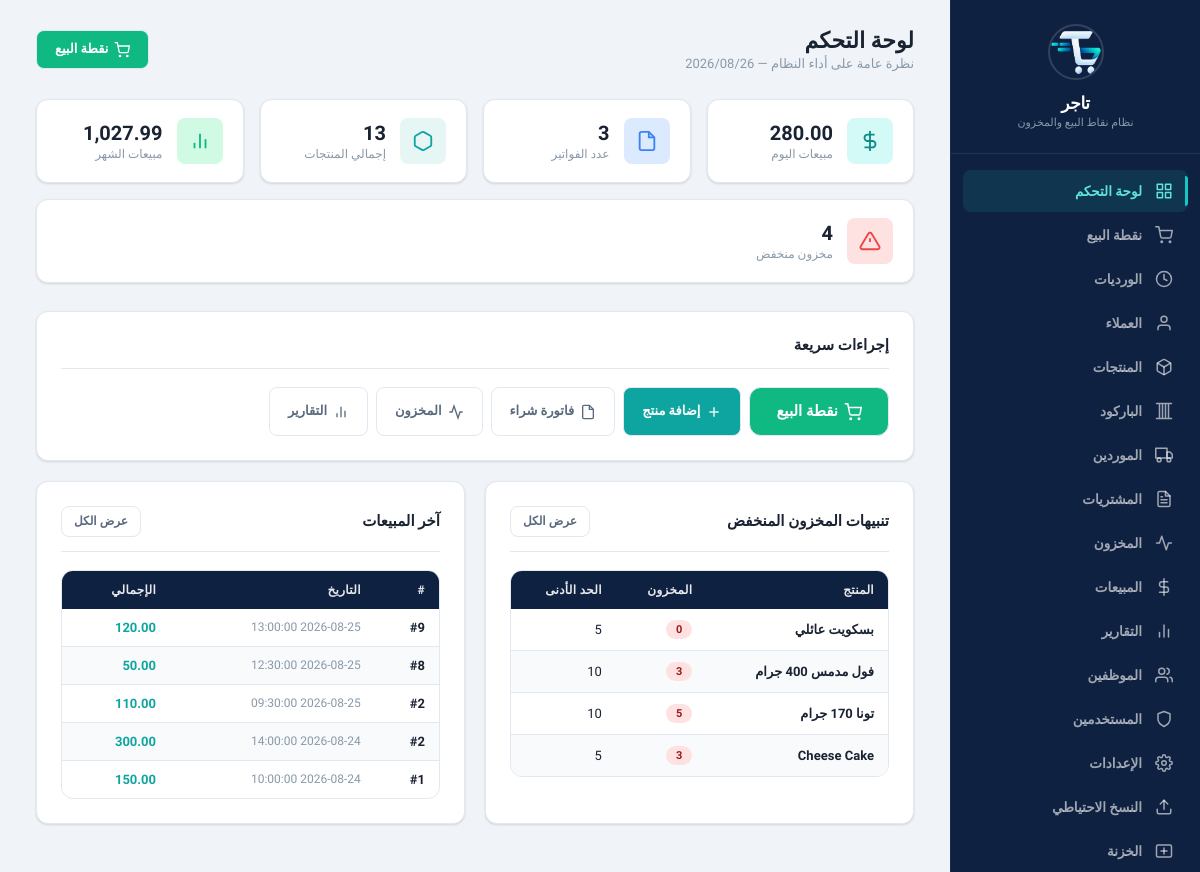
Page /?page=dashboard (signed in) on the committed database.
### tables this page shows
CREATE TABLE products (
    id INTEGER PRIMARY KEY AUTOINCREMENT,
    name TEXT NOT NULL,
    barcode TEXT DEFAULT NULL,
    plu_code TEXT DEFAULT NULL,
    type TEXT NOT NULL DEFAULT 'unit' CHECK(type IN ('unit', 'pack', 'weight')),
    purchase_price REAL NOT NULL DEFAULT 0,
    sale_price_unit REAL NOT NULL DEFAULT 0,
    sale_price_pack REAL DEFAULT NULL,
    pack_quantity INTEGER DEFAULT NULL,
    stock_quantity REAL NOT NULL DEFAULT 0,
    min_stock REAL NOT NULL DEFAULT 0,
    category TEXT DEFAULT NULL,
    notes TEXT DEFAULT NULL,
    is_active INTEGER NOT NULL DEFAULT 1,
    created_at TEXT NOT NULL DEFAULT (datetime('now', 'localtime')),
    updated_at TEXT NOT NULL DEFAULT (datetime('now', 'localtime'))
, pack_type TEXT DEFAULT 'كرتونة', pack_unit_quantity INTEGER DEFAULT NULL, pack_purchase_price REAL DEFAULT NULL, pack_sale_price REAL DEFAULT NULL, barcode2 TEXT DEFAULT NULL, barcode3 TEXT DEFAULT NULL);

CREATE TABLE sales (
    id INTEGER PRIMARY KEY AUTOINCREMENT,
    sale_number INTEGER DEFAULT NULL,
    datetime TEXT NOT NULL DEFAULT (datetime('now', 'localtime')),
    subtotal REAL NOT NULL DEFAULT 0,
    discount REAL NOT NULL DEFAULT 0,
    total REAL NOT NULL DEFAULT 0,
    payment_method TEXT NOT NULL DEFAULT 'cash' CHECK(payment_method IN ('cash', 'card', 'other')),
    notes TEXT DEFAULT NULL,
    created_at TEXT NOT NULL DEFAULT (datetime('now', 'localtime'))
, type TEXT DEFAULT 'sale', status TEXT DEFAULT 'completed', parent_sale_id INTEGER DEFAULT NULL, customer_id INTEGER DEFAULT NULL, shift_id INTEGER DEFAULT NULL);

### www/app/controllers/DashboardController.php (called while the page is built)
<?php
class DashboardController {
    private $reportService;
    public function __construct() {
        $this->reportService = new ReportService();
    }
    public function index() {
        $summary = $this->reportService->dashboardSummary();
        $lowStock = $this->reportService->lowStock();
        $recentSales = (new SaleRepository())->getAll('', '', 5, 'sale', 'active');
        include APP_PATH . '/views/layout/header.php';
        include APP_PATH . '/views/dashboard/index.php';
        include APP_PATH . '/views/layout/footer.php';
    }
}

### www/app/config/database.php (called while the page is built, shortened)
<?php
class Database {
    private static $instance = null;
    private $pdo;
    private function __construct() {
        $this->dbPath = __DIR__ . '/../../data/pos_system.db';
        try {
            $this->pdo = new PDO('sqlite:' . $this->dbPath);
            $this->pdo->setAttribute(PDO::ATTR_ERRMODE, PDO::ERRMODE_EXCEPTION);
            $this->pdo->setAttribute(PDO::ATTR_DEFAULT_FETCH_MODE, PDO::FETCH_ASSOC);
            $this->pdo->exec('PRAGMA journal_mode = WAL');
            $this->pdo->exec('PRAGMA foreign_keys = ON');
            $this->pdo->exec('PRAGMA busy_timeout = 5000');
            $this->pdo->exec('PRAGMA synchronous = NORMAL');
            $this->pdo->exec('PRAGMA cache_size = -8000');
            $this->pdo->exec('PRAGMA temp_store = MEMORY');
        } catch (PDOException $e) {
            die('Database connection failed: ' . $e->getMessage());
        }
    }
    public static function getInstance() {
        if (self::$instance === null) {
            self::$instance = new self();
        }
        return self::$instance;
    }
    public function getConnection() {
        return $this->pdo;
    }
    public function migrate() {
        $this->pdo->exec(
            "CREATE TABLE IF NOT EXISTS migrations (
                id INTEGER PRIMARY KEY AUTOINCREMENT,
                filename TEXT NOT NULL UNIQUE,
                applied_at TEXT NOT NULL DEFAULT (datetime('now', 'localtime'))
            )"
        );
    }
}

### www/app/services/ReportService.php (called while the page is built, shortened)
<?php
class ReportService {
    private $db;
    public function __construct() {
        $this->db = Database::getInstance()->getConnection();
    }
    public function lowStock() {
        $stmt = $this->db->prepare(
            "SELECT * FROM products
             WHERE is_active = 1 AND stock_quantity <= min_stock AND min_stock > 0
             ORDER BY (stock_quantity / CASE WHEN min_stock > 0 THEN min_stock ELSE 1 END) ASC"
        );
        $stmt->execute();
        return $stmt->fetchAll();
    }
    public function dashboardSummary() {
        $todayStmt = $this->db->prepare(
            "SELECT COUNT(*) as sales_count, COALESCE(SUM(total), 0) as sales_total
             FROM sales
             WHERE date(datetime) = date('now', 'localtime')
               AND status != 'voided'
               AND type = 'sale'"
        );
        $todayStmt->execute();
        $today = $todayStmt->fetch();
        $prodStmt = $this->db->prepare("SELECT COUNT(*) FROM products WHERE is_active = 1");
        $prodStmt->execute();
        $productCount = $prodStmt->fetchColumn();
        $lowStmt = $this->db->prepare(
            "SELECT COUNT(*) FROM products WHERE is_active = 1 AND stock_quantity <= min_stock AND min_stock > 0"
        );
        $lowStmt->execute();
        $lowStockCount = $lowStmt->fetchColumn();
        $monthStmt = $this->db->prepare(
            "SELECT COALESCE(SUM(total), 0) as total FROM sales
             WHERE strftime('%Y-%m', datetime) = strftime('%Y-%m', 'now', 'localtime')
               AND status != 'voided'
               AND type = 'sale'"
        );
        $monthStmt->execute();
        $monthTotal = $monthStmt->fetchColumn();
        return [
            'today_sales_count' => $today['sales_count'],
            'today_sales_total' => $today['sales_total'],
            'product_count' => $productCount,
            'low_stock_count' => $lowStockCount,
            'month_total' => $monthTotal,
        ];
    }
}

### www/app/repositories/SaleRepository.php (called while the page is built, shortened)
<?php
class SaleRepository {
    private $db;
    public function __construct() {
        $this->db = Database::getInstance()->getConnection();
    }
    public function getAll($dateFrom = '', $dateTo = '', $limit = 500, $type = '', $status = '') {
        $sql = "SELECT * FROM sales WHERE 1=1";
        $params = [];
        if ($type !== '') {
            $sql .= " AND type = :type";
            $params[':type'] = $type;
        }
        if ($status === 'active') {
            $sql .= " AND status != 'voided'";
        } elseif ($status !== '') {
            $sql .= " AND status = :status";
            $params[':status'] = $status;
        }
        $sql .= " ORDER BY datetime DESC LIMIT :limit";
        $stmt = $this->db->prepare($sql);
        foreach ($params as $key => $val) {
            $stmt->bindValue($key, $val);
        }
        $stmt->bindValue(':limit', $limit, PDO::PARAM_INT);
        $stmt->execute();
        return $stmt->fetchAll();
    }
}

### www/app/views/dashboard/index.php (the view)
<div class="page-header">
    <div>
        <h1>لوحة التحكم</h1>
        <p class="subtitle">نظرة عامة على أداء النظام — <?= date('Y/m/d') ?></p>
    </div>
    <div class="btn-group">
        <a href="?page=pos" class="btn btn-success">
            <svg width="16" height="16" viewBox="0 0 24 24" fill="none" stroke="currentColor" stroke-width="2"><circle cx="9" cy="21" r="1"></circle><circle cx="20" cy="21" r="1"></circle><path d="M1 1h4l2.68 13.39a2 2 0 0 0 2 1.61h9.72a2 2 0 0 0 2-1.61L23 6H6"></path></svg>
            نقطة البيع
        </a>
    </div>
</div>
<div class="stats-grid">
    <div class="stat-card">
        <div class="stat-icon teal">
            <svg viewBox="0 0 24 24" fill="none" stroke="currentColor" stroke-width="2"><line x1="12" y1="1" x2="12" y2="23"></line><path d="M17 5H9.5a3.5 3.5 0 0 0 0 7h5a3.5 3.5 0 0 1 0 7H6"></path></svg>
        </div>
        <div class="stat-info">
            <h4><?= number_format($summary['today_sales_total'] ?? 0, 2) ?></h4>
            <p>مبيعات اليوم</p>
        </div>
    </div>
    <div class="stat-card">
        <div class="stat-icon blue">
            <svg viewBox="0 0 24 24" fill="none" stroke="currentColor" stroke-width="2"><path d="M14 2H6a2 2 0 0 0-2 2v16a2 2 0 0 0 2 2h12a2 2 0 0 0 2-2V8z"></path><polyline points="14 2 14 8 20 8"></polyline></svg>
        </div>
        <div class="stat-info">
            <h4><?= $summary['today_sales_count'] ?? 0 ?></h4>
            <p>عدد الفواتير</p>
        </div>
    </div>
    <div class="stat-card">
        <div class="stat-icon purple">
            <svg viewBox="0 0 24 24" fill="none" stroke="currentColor" stroke-width="2"><path d="M21 16V8a2 2 0 0 0-1-1.73l-7-4a2 2 0 0 0-2 0l-7 4A2 2 0 0 0 3 8v8a2 2 0 0 0 1 1.73l7 4a2 2 0 0 0 2 0l7-4A2 2 0 0 0 21 16z"></path></svg>
        </div>
        <div class="stat-info">
            <h4><?= $summary['product_count'] ?? 0 ?></h4>
            <p>إجمالي المنتجات</p>
        </div>
    </div>
    <div class="stat-card">
        <div class="stat-icon green">
            <svg viewBox="0 0 24 24" fill="none" stroke="currentColor" stroke-width="2"><line x1="18" y1="20" x2="18" y2="10"></line><line x1="12" y1="20" x2="12" y2="4"></line><line x1="6" y1="20" x2="6" y2="14"></line></svg>
        </div>
        <div class="stat-info">
            <h4><?= number_format($summary['month_total'] ?? 0, 2) ?></h4>
            <p>مبيعات الشهر</p>
        </div>
    </div>
    <div class="stat-card">
        <div class="stat-icon red">
            <svg viewBox="0 0 24 24" fill="none" stroke="currentColor" stroke-width="2"><path d="M10.29 3.86L1.82 18a2 2 0 0 0 1.71 3h16.94a2 2 0 0 0 1.71-3L13.71 3.86a2 2 0 0 0-3.42 0z"></path><line x1="12" y1="9" x2="12" y2="13"></line><line x1="12" y1="17" x2="12.01" y2="17"></line></svg>
        </div>
        <div class="stat-info">
            <h4><?= $summary['low_stock_count'] ?? 0 ?></h4>
            <p>مخزون منخفض</p>
        </div>
    </div>
</div>
<div class="card">
    <div class="card-header">
        <h3>إجراءات سريعة</h3>
    </div>
    <div class="btn-group">
        <a href="?page=pos" class="btn btn-success btn-lg">
            <svg width="18" height="18" viewBox="0 0 24 24" fill="none" stroke="currentColor" stroke-width="2"><circle cx="9" cy="21" r="1"></circle><circle cx="20" cy="21" r="1"></circle><path d="M1 1h4l2.68 13.39a2 2 0 0 0 2 1.61h9.72a2 2 0 0 0 2-1.61L23 6H6"></path></svg>
            نقطة البيع
        </a>
        <a href="?page=products&action=create" class="btn btn-primary">
            <svg width="16" height="16" viewBox="0 0 24 24" fill="none" stroke="currentColor" stroke-width="2"><line x1="12" y1="5" x2="12" y2="19"></line><line x1="5" y1="12" x2="19" y2="12"></line></svg>
            إضافة منتج
        </a>
        <a href="?page=purchases&action=create" class="btn btn-outline">
            <svg width="16" height="16" viewBox="0 0 24 24" fill="none" stroke="currentColor" stroke-width="2"><path d="M14 2H6a2 2 0 0 0-2 2v16a2 2 0 0 0 2 2h12a2 2 0 0 0 2-2V8z"></path><polyline points="14 2 14 8 20 8"></polyline></svg>
            فاتورة شراء
        </a>
        <a href="?page=inventory" class="btn btn-outline">
            <svg width="16" height="16" viewBox="0 0 24 24" fill="none" stroke="currentColor" stroke-width="2"><path d="M22 12h-4l-3 9L9 3l-3 9H2"></path></svg>
            المخزون
        </a>
        <a href="?page=reports" class="btn btn-outline">
            <svg width="16" height="16" viewBox="0 0 24 24" fill="none" stroke="currentColor" stroke-width="2"><line x1="18" y1="20" x2="18" y2="10"></line><line x1="12" y1="20" x2="12" y2="4"></line><line x1="6" y1="20" x2="6" y2="14"></line></svg>
            التقارير
        </a>
    </div>
</div>
<div class="dashboard-grid">
    <div class="card">
        <div class="card-header">
            <h3>تنبيهات المخزون المنخفض</h3>
            <a href="?page=inventory" class="btn btn-sm btn-ghost">عرض الكل</a>
        </div>
        <?php if (!empty($lowStock)): ?>
        <div class="table-wrapper">
            <table>
                <thead>
                    <tr>
                        <th>المنتج</th>
                        <th>المخزون</th>
                        <th>الحد الأدنى</th>
                    </tr>
                </thead>
                <tbody>
                    <?php foreach (array_slice($lowStock, 0, 5) as $p): ?>
                    <tr>
                        <td class="fw-bold"><?= htmlspecialchars($p['name']) ?></td>
                        <td><span class="badge badge-danger"><?= $p['stock_quantity'] ?></span></td>
                        <td><?= $p['min_stock'] ?></td>
                    </tr>
                    <?php endforeach; ?>
                </tbody>
            </table>
        </div>
        <?php else: ?>
        <div class="empty-state">
            <p>جميع المنتجات في المستوى الآمن</p>
        </div>
        <?php endif; ?>
    </div>
    <div class="card">
        <div class="card-header">
            <h3>آخر المبيعات</h3>
            <a href="?page=sales" class="btn btn-sm btn-ghost">عرض الكل</a>
        </div>
        <?php if (!empty($recentSales)): ?>
        <div class="table-wrapper">
            <table>
                <thead>
                    <tr>
                        <th>#</th>
                        <th>التاريخ</th>
                        <th>الإجمالي</th>
                    </tr>
                </thead>
                <tbody>
                    <?php foreach ($recentSales as $s): ?>
                    <tr>
                        <td class="fw-bold">#<?= $s['sale_number'] ?? $s['id'] ?></td>
                        <td class="fs-sm text-muted"><?= $s['datetime'] ?></td>
                        <td class="fw-bold text-accent"><?= number_format($s['total'], 2) ?></td>
                    </tr>
                    <?php endforeach; ?>
                </tbody>
            </table>
        </div>
        <?php else: ?>
        <div class="empty-state">
            <p>لا توجد مبيعات بعد</p>
        </div>
        <?php endif; ?>
    </div>
</div>

### rows in the picture
products: name "بسكويت عائلي", stock_quantity "0", min_stock "5"
products: name "فول مدمس 400 جرام", stock_quantity "3", min_stock "10"
products: name "تونا 170 جرام", stock_quantity "5", min_stock "10"
products: name "Cheese Cake", stock_quantity "3", min_stock "5"
sales: sale_number "9", datetime "2026-08-25 13:00:00", total "120.00"
sales: sale_number "8", datetime "2026-08-25 12:30:00", total "50.00"
sales: sale_number "2", datetime "2026-08-25 09:30:00", total "110.00"
sales: sale_number "2", datetime "2026-08-24 14:00:00", total "300.00"
sales: sale_number "1", datetime "2026-08-24 10:00:00", total "150.00"

### other values in the picture
$summary['today_sales_total'] "280.00"
$summary['today_sales_count'] "3"
$summary['product_count'] "13"
$summary['month_total'] "1,027.99"
$summary['low_stock_count'] "4"
